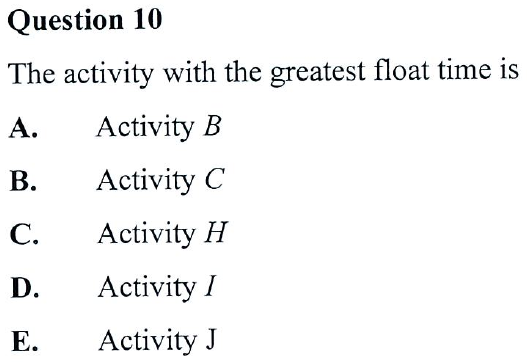
#> input picture tools/revision/ch14/crops/d10.png, 527 x 364 px, given in place of h1-24.png, which was not available
$ python crop.py crops/d10.png
#> lines starting #> are read from the running program, lines starting #| are printed output that depends on the picture; after the words box and inside, x2 and y2 are one past the last pixel; in counts of white or black regions, pixels touching at a corner belong together
"""Crop the Ch 14 Insight questions (verbatim scans) -> crops/*.png.
Usage: python3 crop.py <folder with h1-NN.png (GM1 Unit 4 pdf pages) and h2-NN.png (GM2 Unit 4 pdf pages) at 220 dpi>.
Segments are (page, column, y0, y1) in 220-dpi px; column L/R (GM1 two-column pages) or W (full width).
A question that runs over a column/page break has several segments, saved as key, key_2, key_3."""
import sys
from PIL import Image, ImageOps
COL = {'L': (110, 905), 'R': (895, 1790), 'W': (90, 1790)}
SHIFT = {'L': (150, 995), 'R': (1000, 1790)}
SHIFTP = {'h1-24', 'h1-26', 'h1-28', 'h1-30'}
F = 2365  # footer line
SEG = {
    # GM1 Unit 4: undirected section Q19 (allocation, printed p.23 = pdf 24); directed section Q1-26 (printed pp.24-30 = pdf 25-31)
    'u19': [('h1-24', 'L', 120, F)],
    'd1': [('h1-25', 'L', 400, 1060)], 'd2': [('h1-25', 'L', 1060, F)], 'd3': [('h1-25', 'R', 120, 900)],
    'd5': [('h1-25', 'R', 1660, F), ('h1-26', 'L', 110, 530)],
    'i6': [('h1-26', 'L', 530, 1075)], 'd6': [('h1-26', 'L', 1075, 1790)], 'd7': [('h1-26', 'L', 1790, F)],
    'i8': [('h1-26', 'R', 120, 800)], 'd8': [('h1-26', 'R', 800, 1240)], 'd9': [('h1-26', 'R', 1240, 1680)], 'd10': [('h1-26', 'R', 1680, F)],
    'i11': [('h1-27', 'L', 120, 778)], 'd11': [('h1-27', 'L', 778, 1250)], 'd12': [('h1-27', 'L', 1250, 1660)], 'd13': [('h1-27', 'L', 1660, F)],
    'i14': [('h1-27', 'R', 120, 640)], 'd14': [('h1-27', 'R', 640, 1088)], 'd15': [('h1-27', 'R', 1088, 1495)], 'd16': [('h1-27', 'R', 1495, F)],
    'i17': [('h1-28', 'L', 130, 677)], 'd17': [('h1-28', 'L', 677, F), ('h1-28', 'R', 110, 700)], 'd18': [('h1-28', 'R', 700, 1368)],
    'i19': [('h1-28', 'R', 1368, 1836)], 'd19': [('h1-28', 'R', 1836, F)],
    'd20': [('h1-29', 'L', 120, 605)], 'd21': [('h1-29', 'L', 605, F)], 'd22': [('h1-29', 'R', 120, 858)], 'd23': [('h1-29', 'R', 858, F)],
    'd24': [('h1-30', 'L', 120, F), ('h1-30', 'R', 110, 1050)], 'd25': [('h1-30', 'R', 1050, F)], 'd26': [('h1-31', 'L', 110, 1200)],
    # GM2 Unit 4: directed section Q1-13 (printed pp.29-39 = pdf 30-40), with Insight's own answer lines
    'g1': [('h2-30', 'W', 345, 1570)], 'g2': [('h2-30', 'W', 1570, F + 20), ('h2-31', 'W', 110, 432)], 'g3': [('h2-31', 'W', 432, F + 20)],
    'g4': [('h2-32', 'W', 150, F + 20)], 'g5': [('h2-33', 'W', 110, 1785)], 'g6': [('h2-33', 'W', 1785, F), ('h2-34', 'W', 110, 1700)],
    'g7': [('h2-34', 'W', 1700, 2385), ('h2-35', 'W', 110, 648)], 'g8': [('h2-35', 'W', 648, F + 20)],
    'g9': [('h2-36', 'W', 150, 1605)], 'g10': [('h2-36', 'W', 1605, F + 20), ('h2-37', 'W', 110, 1240)], 'g11': [('h2-37', 'W', 1240, F + 20)],
    'g12': [('h2-38', 'W', 140, F + 10), ('h2-39', 'W', 110, 990)], 'g13': [('h2-39', 'W', 990, F + 5), ('h2-40', 'W', 110, 1400)],
}
if __name__ == '__main__':
    SRC = sys.argv[1]
    for k, segs in SEG.items():
        for i, (f, c, y0, y1) in enumerate(segs):
            im = Image.open(f'{SRC}/{f}.png').convert('RGB')
#> im is the input picture: PIL image 527x364 RGB; mean R, G, B 245, 245.3, 245.6
            x0, x1 = COL[c] if c == 'W' or f not in SHIFTP else SHIFT[c]
            im = im.crop((x0, y0, x1, min(y1, im.height)))
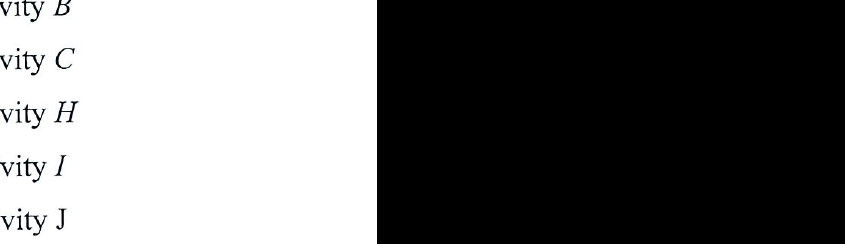
#> im: PIL image 845x244 RGB; mean R, G, B 111.8, 111.9, 111.9
            g = ImageOps.invert(im.convert('L')).point(lambda v: 255 if v > 60 else 0)
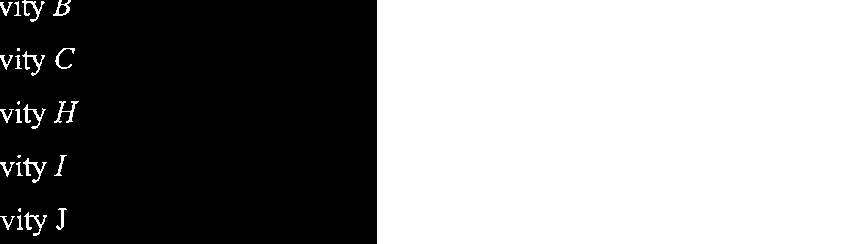
#> g: PIL image 845x244 L; 56.3% white; 3 black regions, box (x1, y1, x2, y2) and area: (0, 0, 377, 244) 89998, (59, 5, 67, 14) 54, (61, 0, 68, 4) 22
            bb = g.getbbox()
#> bb = (0, 0, 845, 244)
            if bb: im = im.crop((max(bb[0] - 8, 0), max(bb[1] - 8, 0), min(bb[2] + 8, im.width), min(bb[3] + 8, im.height)))
            name = k if i == 0 else f'{k}_{i + 1}'
            im.save(f'crops/{name}.png', optimize=True); print(name, im.size)
#| u19 (845, 244)
#> pass 2 of the loop `for k, segs in SEG.items():`:
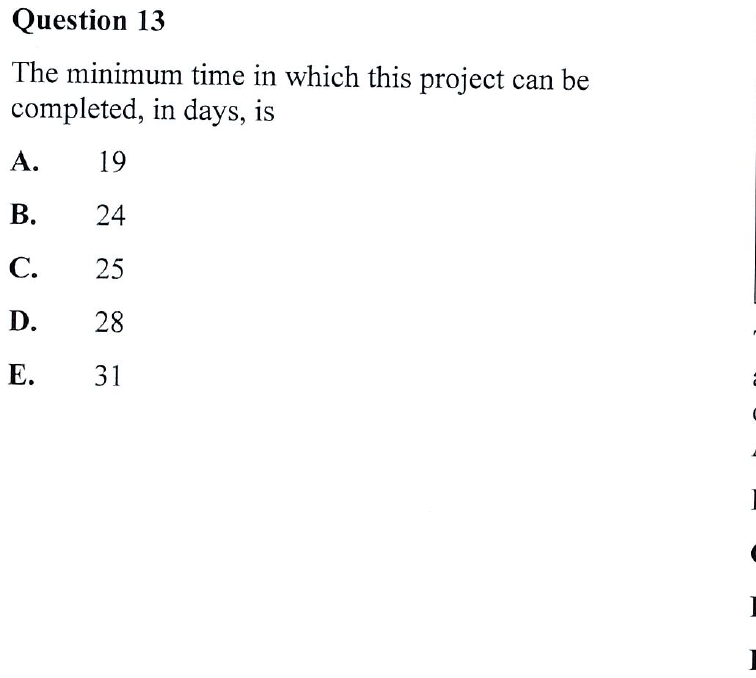
#> input picture tools/revision/ch14/crops/d13.png, 756 x 678 px, given in place of h1-25.png, which was not available
#> im is the input picture: PIL image 756x678 RGB; mean R, G, B 251.5, 251.5, 251.6
#> `g = ImageOps.invert(im.convert('L')).point(lambda v: 255 if v > 60 els..`:
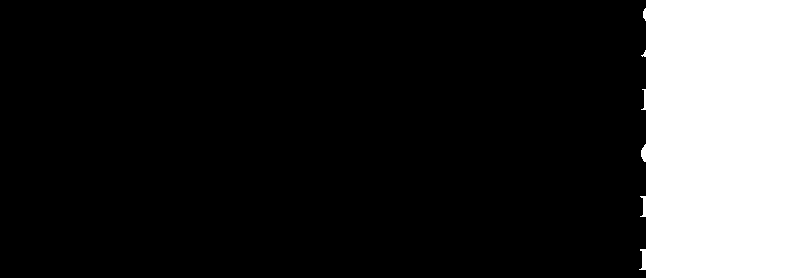
#> g: PIL image 795x278 L; 18.9% white; 1 white region, box (x1, y1, x2, y2) and area: (639, 0, 795, 278) 41748
#> bb = (639, 0, 795, 278)
#> `if bb: im = im.crop((max(bb[0] - 8, 0), max(bb[1] - 8, 0), min(bb[2] +..`:
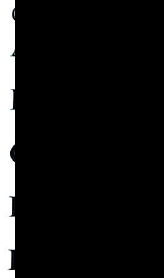
#> im: PIL image 164x278 RGB; mean R, G, B 21.8, 21.8, 21.8
#| d1 (164, 278)
#> (the run stopped early here; a loop or call above may not have finished)
